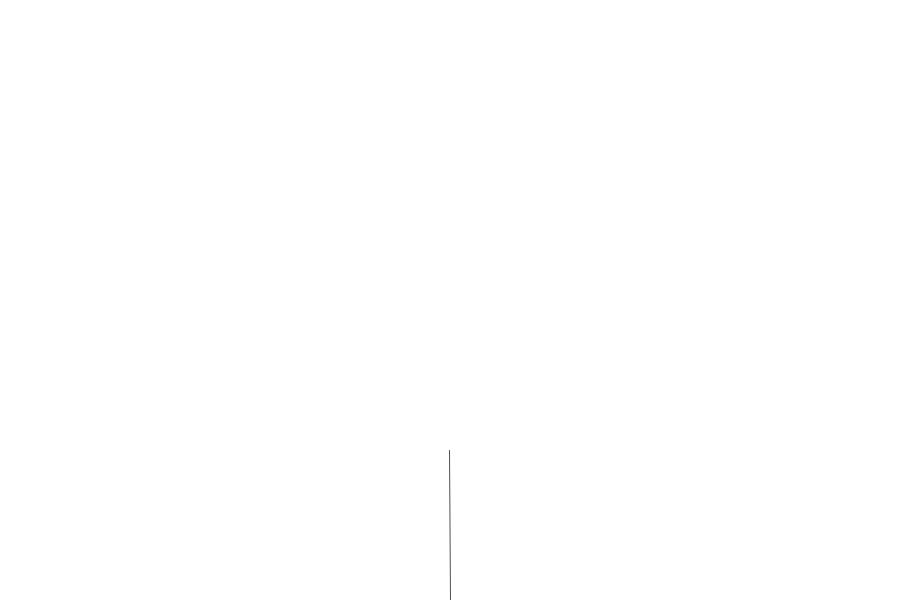
Frame 1 (no input)
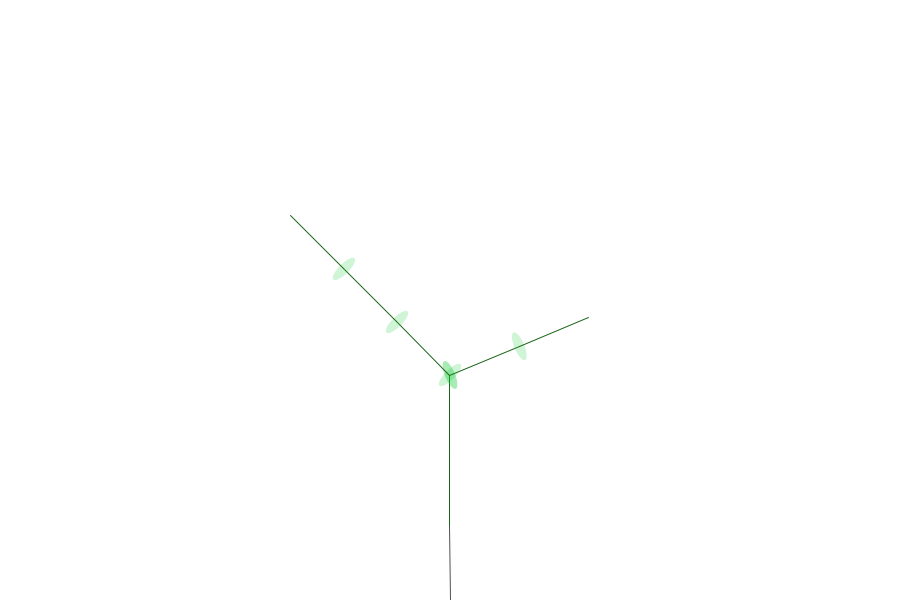
Frame 2 (the mouse pressed at the canvas centre, redrawn once)

The Processing sketch that drew these frames (run headless with seeded random() and noise(); the mouse was pressed at the canvas centre and the sketch redrawn once):

// Processing sketch: p2_Lsystem
// ── p2_Lsystem.pde
LSystem lsys;
Turtle turtle;

String S = "F";
float angleOffset = radians(30);

void setup() {
  size(900, 600); 
  stroke(26,100,74);
  
  Rule[] ruleset = new Rule[1];
  ruleset[0] = new Rule('F',"FFF+[++LLFLF]-[--LFLFLF]");
  
  lsys = new LSystem("F",ruleset);
  turtle = new Turtle(lsys.getSentence(), height/4, PI/8);
}

void draw() {
  background(255);                     
  translate(width/2, height);
  rotate( -HALF_PI );
  //float branchLen = map(mouseY, 0, height, 30, 0.1);
  //render( S, branchLen );
  turtle.render();
  noLoop();
}


int counter = 0;

void mousePressed(){
  if (counter < 5){
    pushMatrix();
    lsys.generate();
    turtle.setToDo(lsys.getSentence());
    turtle.changeLen(0.5);
    popMatrix();
    redraw();
    counter++;
  }
}

// ── LSystem.pde
class LSystem {

  String sentence;     
  Rule[] ruleset;      
  int generation;      

  LSystem(String axiom, Rule[] r) {
    sentence = axiom;
    ruleset = r;
    generation = 0;
  }

  void generate() {
    StringBuffer nextgen = new StringBuffer();
    for (int i = 0; i < sentence.length(); i++) {
      char curr = sentence.charAt(i);
      String replace = "" + curr;
      for (int j = 0; j < ruleset.length; j++) {
        char a = ruleset[j].getA();
        if (a == curr) {
          replace = ruleset[j].getB();
          break; 
        }
      }
      nextgen.append(replace);
    }
    sentence = nextgen.toString();
    generation++;
  }

  String getSentence() {
    return sentence; 
  }

  int getGeneration() {
    return generation; 
  }


}

// ── Rule.pde
class Rule{
  char a;
  String b;
  
  Rule(char a_, String b_){
    a = a_;
    b = b_;
  }
  
  char getA(){
    return a;
  }
  String getB(){
    return b;
  }
}

// ── Turtle.pde
class Turtle {

  String todo;
  float len;
  float theta;

  Turtle(String s, float l, float t) {
    todo = s;
    len = l; 
    theta = t;
  } 

  void render() {
    stroke(0, 175);
    for (int i = 0; i < todo.length(); i++) {
      char c = todo.charAt(i);
      if (c == 'F') {
        line(0, 0, len, 0);
        stroke(26,100,23);
        translate(len, 0);
      } else if (c == '+') {
        rotate(theta);
      } else if (c == '-') {
        rotate(-theta);
      } else if (c == '[') {
        pushMatrix();
      } else if (c == ']') {
        popMatrix();
      }
      else if (c == 'L'){
        fill(10,200,45,50);
        noStroke();
        ellipse(0, 0, 10, 30);
        stroke(26,100,23);
      }
      else if (c == 'P'){
        fill(245, 55, 205);
        circle(0, 0, 10);
      }
    }
  }

  void setLen(float l) {
    len = l;
  } 

  void changeLen(float percent) {
    len *= percent;
  }

  void setToDo(String s) {
    todo = s;
  }
}
